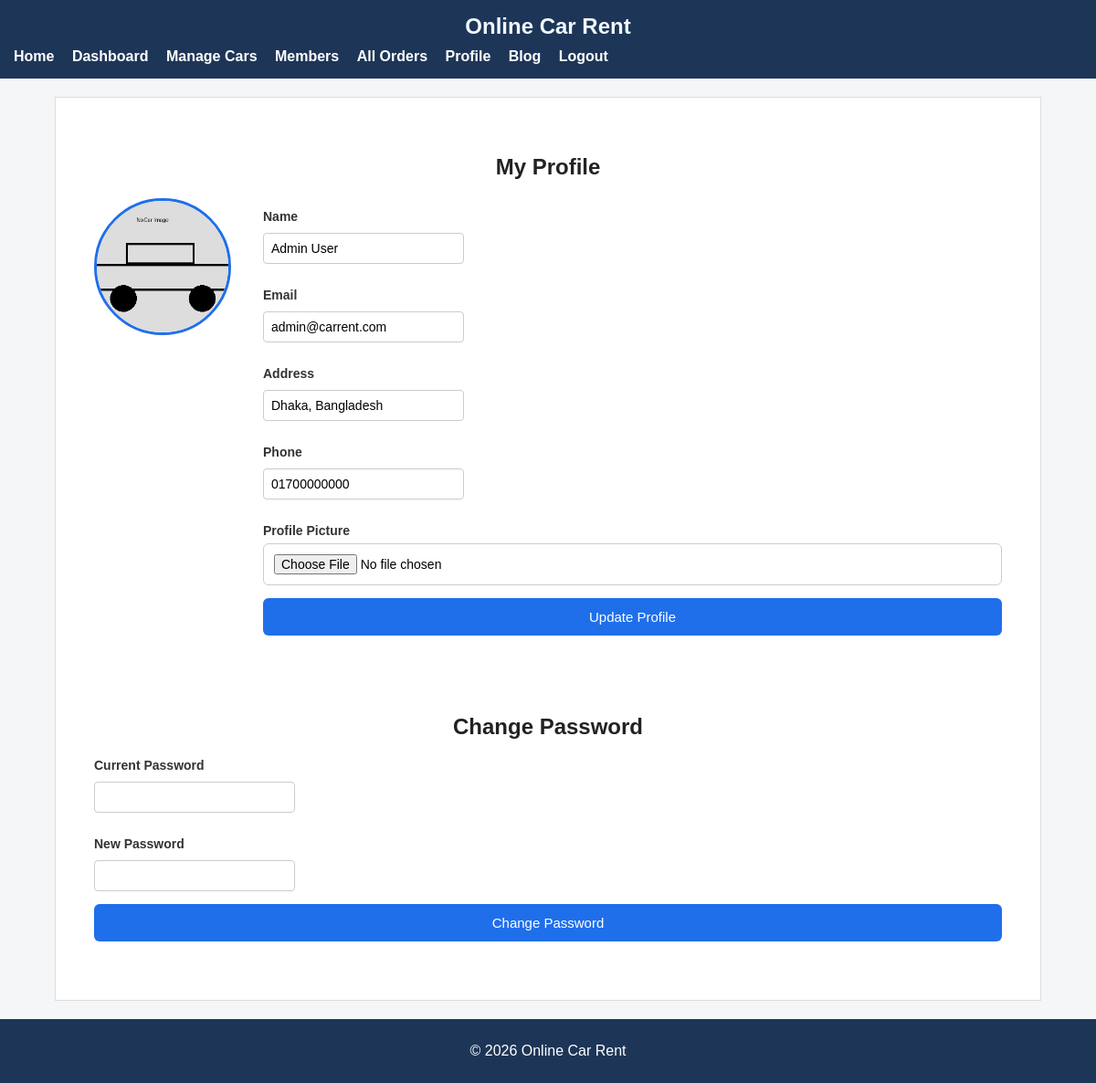
Screenshot of /views/profile.php (signed in) with the database file from the repository.
### tables this page shows
CREATE TABLE `users` (
  `id`               INT(11)      NOT NULL AUTO_INCREMENT,
  `name`             VARCHAR(100) NOT NULL,
  `email`            VARCHAR(120) NOT NULL,
  `password_hash`    VARCHAR(255) NOT NULL,
  `role`             ENUM('admin','member') NOT NULL DEFAULT 'member',
  `profile_picture`  VARCHAR(255)           DEFAULT NULL,
  `address`          VARCHAR(255)           DEFAULT NULL,
  `phone`            VARCHAR(20)            DEFAULT NULL,
  `created_at`       TIMESTAMP    NOT NULL  DEFAULT CURRENT_TIMESTAMP,
  PRIMARY KEY (`id`),
  UNIQUE KEY `uq_email` (`email`)
);

### models/profileModel.php (called while the page is built, shortened)
<?php
function task1GetUserById($id){
    $con = getConnection();
    $sql = "select * from users where id=?";
    $stmt = mysqli_prepare($con, $sql);
    mysqli_stmt_bind_param($stmt, "i", $id);
    mysqli_stmt_execute($stmt);
    $result = mysqli_stmt_get_result($stmt);
    return mysqli_fetch_assoc($result);
}
?>

### views/profile.php (the view, shortened to what this page needs)
<?php
require_once __DIR__ . '/../models/profileModel.php';
$user = task1GetUserById($_SESSION['user_id']);
$profileImage = "../assets/no-car.png";
include('header.php');
?>
<div class="container">
    <div class="section-box">
        <h2>My Profile</h2>
        <div class="profile-box">
            <img class="profile-img" src="<?php echo htmlspecialchars($profileImage); ?>" alt="Profile Picture">
            <form action="../controllers/profileController.php?action=update" method="POST" enctype="multipart/form-data">
                <label>Name</label>
                <input type="text" name="name" value="<?php echo htmlspecialchars($user['name']); ?>" required>
                <label>Email</label>
                <input type="email" name="email" value="<?php echo htmlspecialchars($user['email']); ?>" required>
                <label>Address</label>
                <input type="text" name="address" value="<?php echo htmlspecialchars($user['address']); ?>" required>
                <label>Phone</label>
                <input type="text" name="phone" value="<?php echo htmlspecialchars($user['phone']); ?>" required>
                <label>Profile Picture</label>
                <input type="file" name="profile_picture" accept="image/jpeg,image/png">
                <button type="submit">Update Profile</button>
            </form>
        </div>
    </div>
    <div class="section-box">
        <h2>Change Password</h2>
        <form action="../controllers/profileController.php?action=changePassword" method="POST">
            <label>Current Password</label>
            <input type="password" name="current_password" required>
            <label>New Password</label>
            <input type="password" name="new_password" minlength="8" required>
            <button type="submit">Change Password</button>
        </form>
    </div>
</div>
<?php include('footer.php'); ?>

### assets/style.css (style rules this page uses)
* { box-sizing: border-box; font-family: Arial, sans-serif; }
body { margin: 0; min-height: 100vh; background: #f4f6f8; display: flex; flex-direction: column; }
h2 { text-align: center; margin-bottom: 20px; color: #222; }
label { display: block; margin-bottom: 6px; font-size: 14px; color: #333; }
input, select { width: 100%; padding: 11px; margin-bottom: 14px; border: 1px solid #ccc; border-radius: 6px; font-size: 14px; }
button { width: 100%; padding: 12px; background: #1f6feb; color: #ffffff; border: none; border-radius: 6px; font-size: 15px; cursor: pointer; }
.container { width: 90%; margin: 20px auto; background: white; padding: 20px; min-height: 450px; border: 1px solid #ddd; }
label { display: block; margin-top: 12px; font-weight: bold; }
input[type="date"], input[type="text"], input[type="email"], input[type="password"], select, textarea { padding: 8px; width: 220px; margin-top: 4px; border: 1px solid #ccc; border-radius: 4px; font-size: 14px; }
.section-box { background: #ffffff; padding: 22px; border-radius: 10px; margin-bottom: 22px; }
.profile-box { display: grid; grid-template-columns: 160px 1fr; gap: 25px; align-items: start; margin-top: 15px; }
.profile-img { width: 150px; height: 150px; object-fit: cover; border-radius: 50%; border: 3px solid #1f6feb; background: #f1f1f1; }

### rows the page displays
users: name "Admin User", email "admin@carrent.com", address "Dhaka, Bangladesh", phone "01700000000"
